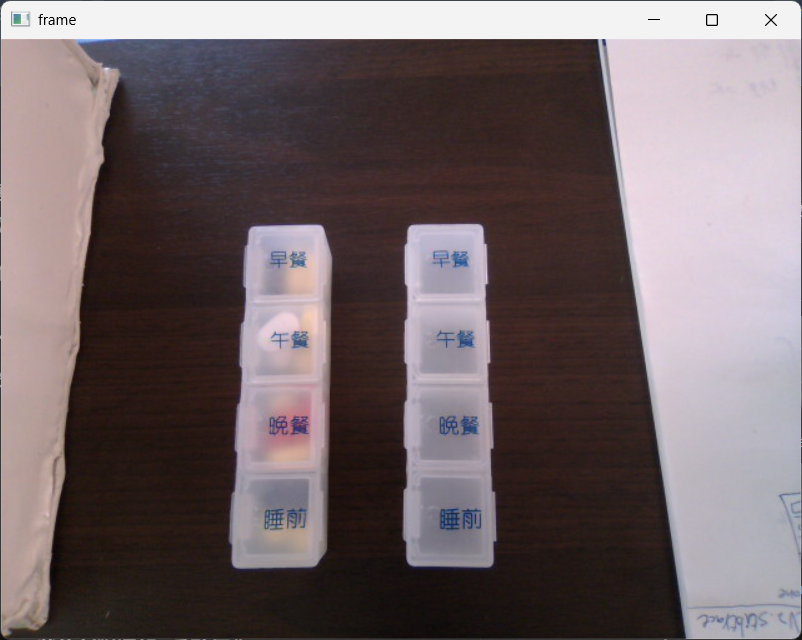
#> input picture testPic/bothClose.png, 802 x 640 px
$ python match.py
#> lines starting #> are read from the running program, lines starting #| are printed output that depends on the picture; after the words box and inside, x2 and y2 are one past the last pixel; in counts of white or black regions, pixels touching at a corner belong together
import os
import cv2
import numpy as np

current_dir = os.path.dirname(os.path.abspath(__file__))
img_path = os.path.join(current_dir, 'testPic', 'bothClose.png')
img = cv2.imread(img_path)
#> img is the input picture: shape (640, 802, 3); mean B, G, R 104, 101.3, 113.9
img2 = img.copy()

template_path = os.path.join(current_dir, 'testPic', 'wordBF.png')
template = cv2.imread(template_path)
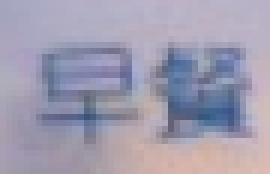
#> input picture testPic/wordBF.png, 45 x 29 px (shown 6 times larger)
#> template is the input picture: shape (29, 45, 3); mean B, G, R 176.3, 156.6, 160.3
template.copy()

img = cv2.cvtColor(img, cv2.COLOR_BGR2GRAY)
#> img: shape (640, 802)
template = cv2.cvtColor(template, cv2.COLOR_BGR2GRAY)
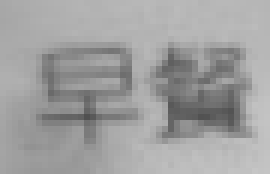
#> template: shape (29, 45) (shown 6 times larger); min 80, max 197, mean 159.9
w, h = template.shape[::-1]
#> w = 45; h = 29

res = cv2.matchTemplate(img, template, cv2.TM_CCOEFF_NORMED)
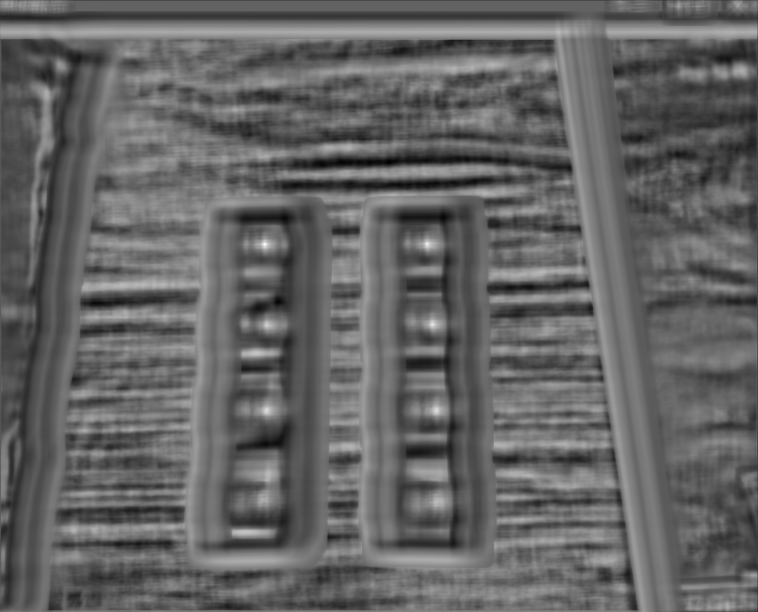
#> res: shape (612, 758) float32; min -0.584, max 0.929, mean 0.0114; drawn with min black and max white
thereshold = 0.8
loc = np.where(res >= thereshold)
#> loc = 10 positions, rows 243 to 245, columns 263 to 427

rects = []
for pt in zip(*loc[::-1]):
    rects.append([pt[0], pt[1], w, h])
#> this loop made 10 passes
#> pt on passes 1 to 10: (264, 243), (265, 243), (426, 243), (427, 243), (263, 244), (264, 244), (265, 244), (426, 244), (427, 244), (264, 245)
#> after the loop, rects = [[264, 243, 45, 29], [265, 243, 45, 29], [426, 243, 45, 29], [427, 243, 45, 29], [263, 244, 45, 29], [264, 244, 45, 29], [265, 244, 45, 29], [426, 244, 45, 29], [427, 244, 45, 29], [264, 245, 45, 29]]

rests, weights = cv2.groupRectangles(rects, groupThreshold = 1, eps = 0.5)
#> rests = [[264, 244, 45, 29], [426, 244, 45, 29]]; weights = [6, 4]

for (x, y, w, h) in rects:
    cv2.rectangle(img2, (x, y), (x + w, y + h), (0, 0, 255), 2)
#> this loop made 10 passes
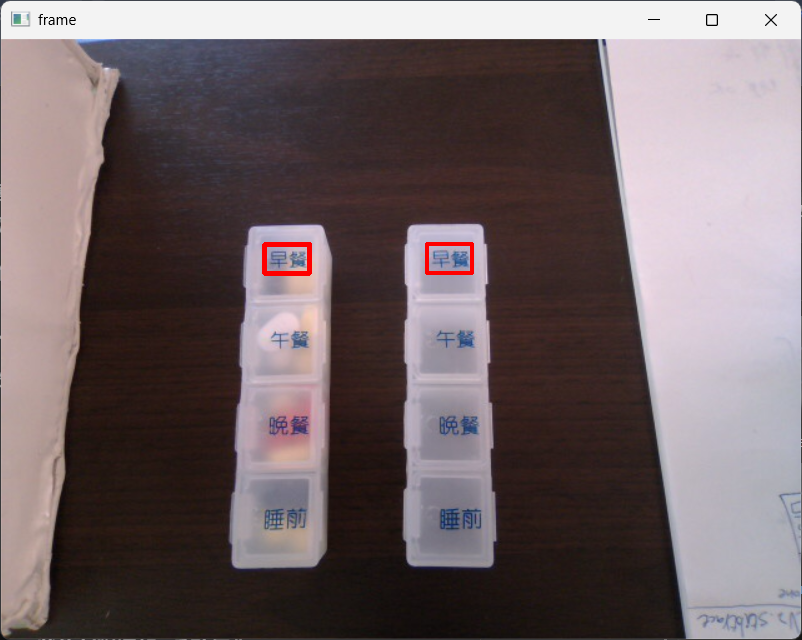
#> img2: shape (640, 802, 3); 0.26% of pixels changed, all inside (x1, y1, x2, y2) = (262, 242, 474, 276)

cv2.imshow('Result', img2)

cv2.waitKey(0)
cv2.destroyAllWindows()


# [25 lines of commented-out code are left out]
